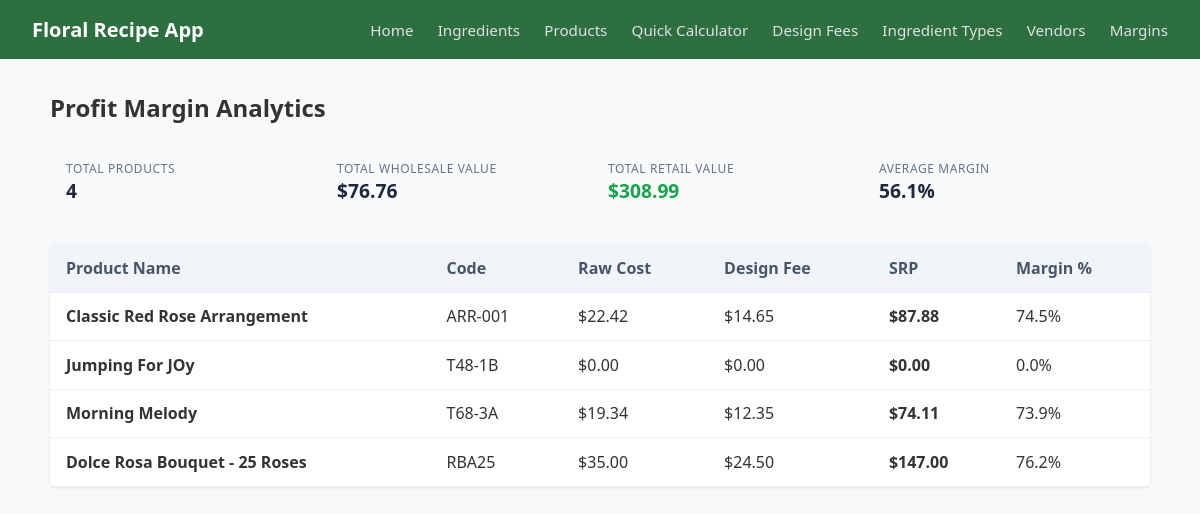
The page /profit-margins on the database its author committed.
### models.py (models this page shows, shortened)
class Product(db.Model):
    __tablename__ = 'products'
    id = db.Column(db.Integer, primary_key=True)
    name = db.Column(db.String(200), nullable=False)
    product_code = db.Column(db.String(20), nullable=False)
    image_url = db.Column(db.String(255), nullable=True)
    actual_price = db.Column(db.Float, nullable=True)
    design_type_id = db.Column(db.Integer, db.ForeignKey('design_types.id'), nullable=False)
    recipe_items = db.relationship('ProductIngredient', backref='product', cascade="all, delete-orphan", lazy=True)
    @property
    def raw_wholesale_cost(self):
        return sum((item.ingredient.cost_per_pkg / item.ingredient.qty_per_pkg) * item.quantity for item in self.recipe_items)
    @property
    def marked_up_cost(self):
        total = 0.0
        for item in self.recipe_items:
            markup = item.ingredient.type_info.markup if item.ingredient.type_info else 1.0
            total += ((item.ingredient.cost_per_pkg / item.ingredient.qty_per_pkg) * item.quantity) * markup
        return total
    @property
    def design_fee(self):
        fee_pct = self.design_style.design_fee_percentage if self.design_style else 0.0
        return self.marked_up_cost * (fee_pct / 100.00)
    @property
    def suggested_retail_price(self):
        return self.marked_up_cost + self.design_fee
    @property
    def profit_margin_percentage(self):
        srp = self.suggested_retail_price
        if srp == 0:
            return 0.0
        return ((srp - self.raw_wholesale_cost) / srp) * 100.0

class Ingredient(db.Model):
    __tablename__ = 'ingredients'
    id = db.Column(db.Integer, primary_key=True)
    name = db.Column(db.String(100), nullable=False)
    cost_per_pkg = db.Column(db.Float, nullable=False)
    qty_per_pkg = db.Column(db.Float, nullable=False)
    ingredient_type_id = db.Column(db.Integer, db.ForeignKey('ingredient_types.id'), nullable=False)
    vendor_id = db.Column(db.Integer, db.ForeignKey('vendors.id'), nullable=True)

class ProductIngredient(db.Model):
    __tablename__ = 'product_ingredients'
    id = db.Column(db.Integer, primary_key=True)
    quantity = db.Column(db.Integer, nullable=False, default=1)
    product_id = db.Column(db.Integer, db.ForeignKey('products.id'), nullable=False)
    ingredient_id = db.Column(db.Integer, db.ForeignKey('ingredients.id'), nullable=False)
    ingredient = db.relationship('Ingredient')

class DesignType(db.Model):
    __tablename__ = 'design_types'
    id = db.Column(db.Integer, primary_key=True)
    name = db.Column(db.String(50), nullable=False, unique=True) # Default, Simple, Complex, Plant etc.
    design_fee_percentage = db.Column(db.Float, default = 20.00)
    products = db.relationship('Product', backref='design_style', lazy=True)

class IngredientType(db.Model):
    __tablename__ = 'ingredient_types'
    id = db.Column(db.Integer, primary_key=True)
    name = db.Column(db.String(50), nullable=False, unique=True) # e.g. Flower, Filler, Supply
    markup = db.Column(db.Float, default=4.0) # Multiplier
    ingredients = db.relationship('Ingredient', backref='type_info', lazy=True)

### app.py (the view)
@app.route('/profit-margins')
def profit_margins():
    products = models.Product.query.all()
    total_wholesale = sum(p.raw_wholesale_cost for p in products)
    total_retail = sum(p.suggested_retail_price for p in products)
    avg_margin = (sum(p.profit_margin_percentage for p in products) / len(products)) if products else 0.0
    return render_template(
        'profit_margins.html',
        products=products,
        total_wholesale=total_wholesale,
        total_retail=total_retail,
        avg_margin=avg_margin
    )

### templates/profit_margins.html (shortened to what this page needs)
{% extends 'base.html' %}
{% block content %}
<h2>Profit Margin Analytics</h2>
<div class="pricing-summary">
    <div class="metric">
        <label>Total Products</label>
        <span>{{ products|length }}</span>
    </div>
    <div class="metric">
        <label>Total Wholesale Value</label>
        <span>${{ "%.2f"|format(total_wholesale) }}</span>
    </div>
    <div class="metric highlight">
        <label>Total Retail Value</label>
        <span>${{ "%.2f"|format(total_retail) }}</span>
    </div>
    <div class="metric">
        <label>Average Margin</label>
        <span>{{ "%.1f"|format(avg_margin) }}%</span>
    </div>
</div>
<table class="data-table">
    <thead>
        <tr>
            <th>Product Name</th>
            <th>Code</th>
            <th>Raw Cost</th>
            <th>Design Fee</th>
            <th>SRP</th>
            <th>Margin %</th>
        </tr>
    </thead>
    <tbody>
        {% for p in products %}
        <tr>
            <td><strong>{{ p.name }}</strong></td>
            <td>{{ p.product_code }}</td>
            <td>${{ "%.2f"|format(p.raw_wholesale_cost) }}</td>
            <td>${{ "%.2f"|format(p.design_fee) }}</td>
            <td><strong>${{ "%.2f"|format(p.suggested_retail_price) }}</strong></td>
            <td>{{ "%.1f"|format(p.profit_margin_percentage) }}%</td>
        </tr>
        {% else %}
        <tr><td colspan="6">No products available for analytics.</td></tr>
        {% endfor %}
    </tbody>
</table>
{% endblock %}

### static/css/main.css (style rules this page uses)
body { font-family: 'Segoe UI', 'Segoe UI', Tahoma, Geneva, Verdana, sans-serif; background-color: #f8f9fa; color: #333333; margin: 0; padding: 0; }
.data-table { width: 100%; border-collapse: collapse; background: white; border-radius: 6px; overflow: hidden; box-shadow: 0 1px 3px rgba(0, 0, 0, 0.1); }
.data-table th, .data-table td { padding: 0.8rem 1rem; text-align: left; border-bottom: 1px solid #eee; }
.data-table th { background-color: #f1f5f9; color: #475569; }
.pricing-summary { display: flex; gap: 1rem; margin-bottom: 1.5rem; background: #f8fafc; padding: 1rem; border-radius: 6px; }
.pricing-summary .metric { flex: 1; display: flex; flex-direction: column; }
.pricing-summary .metric label { font-size: 0.75rem; color: #64748b; text-transform: uppercase; letter-spacing: 0.05em; }
.pricing-summary .metric span { font-size: 1.2rem; font-weight: bold; color: #1e293b; }
.pricing-summary .metric.highlight span { color: #16a34a; }

### rows shown on the page
Product: name "Classic Red Rose Arrangement", product_code "ARR-001"
Ingredient: raw_wholesale_cost "22.42", raw_wholesale_cost "19.34", raw_wholesale_cost "35.00"
DesignType: design_fee "14.65", design_fee "0.00", suggested_retail_price "0.00", profit_margin_percentage "0.0", design_fee "12.35", design_fee "24.50"
IngredientType: suggested_retail_price "87.88", profit_margin_percentage "74.5", suggested_retail_price "74.11", profit_margin_percentage "73.9", suggested_retail_price "147.00", profit_margin_percentage "76.2"
Product: name "Jumping For JOy", product_code "T48-1B", raw_wholesale_cost "0.00"
Product: name "Morning Melody", product_code "T68-3A"
Product: name "Dolce Rosa Bouquet - 25 Roses", product_code "RBA25"

### other values the page prints
{{ products|length }} "4"
{{ "%.2f"|format(total_wholesale) }} "76.76"
{{ "%.2f"|format(total_retail) }} "308.99"
{{ "%.1f"|format(avg_margin) }} "56.1"
